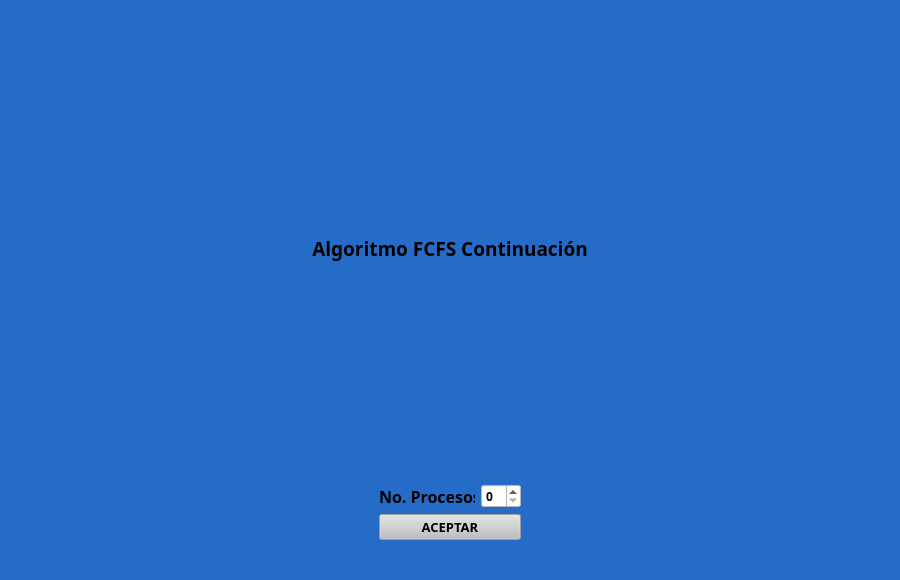
<?xml version="1.0" encoding="UTF-8"?>
<ui version="4.0">
 <class>MainWindow</class>
 <widget class="QMainWindow" name="MainWindow">
  <property name="geometry">
   <rect>
    <x>0</x>
    <y>0</y>
    <width>900</width>
    <height>580</height>
   </rect>
  </property>
  <property name="maximumSize">
   <size>
    <width>900</width>
    <height>580</height>
   </size>
  </property>
  <property name="font">
   <font>
    <family>Ubuntu Light</family>
    <pointsize>12</pointsize>
    <bold>false</bold>
   </font>
  </property>
  <property name="windowTitle">
   <string>MainWindow</string>
  </property>
  <property name="styleSheet">
   <string notr="true">background: rgb(37, 108, 200);</string>
  </property>
  <widget class="QWidget" name="centralwidget">
   <layout class="QGridLayout" name="gridLayout_4">
    <item row="0" column="0">
     <widget class="QStackedWidget" name="stackedWidget">
      <property name="enabled">
       <bool>true</bool>
      </property>
      <property name="currentIndex">
       <number>0</number>
      </property>
      <widget class="QWidget" name="capturaProcesos">
       <property name="font">
        <font>
         <family>Ubuntu Light</family>
         <pointsize>12</pointsize>
        </font>
       </property>
       <layout class="QGridLayout" name="gridLayout_3">
        <item row="0" column="0">
         <widget class="QLabel" name="programName">
          <property name="font">
           <font>
            <family>Tw Cen MT</family>
            <pointsize>14</pointsize>
            <bold>true</bold>
           </font>
          </property>
          <property name="styleSheet">
           <string notr="true">background: rgb(37, 108, 200);</string>
          </property>
          <property name="text">
           <string>Algoritmo FCFS Continuación</string>
          </property>
          <property name="alignment">
           <set>Qt::AlignCenter</set>
          </property>
         </widget>
        </item>
        <item row="1" column="0">
         <layout class="QHBoxLayout" name="horizontalLayout_2">
          <item>
           <layout class="QGridLayout" name="gridLayout">
            <item row="0" column="0">
             <widget class="QLabel" name="processAcountLB">
              <property name="minimumSize">
               <size>
                <width>96</width>
                <height>24</height>
               </size>
              </property>
              <property name="maximumSize">
               <size>
                <width>96</width>
                <height>24</height>
               </size>
              </property>
              <property name="font">
               <font>
                <family>Segoe UI Semibold</family>
                <pointsize>12</pointsize>
                <bold>true</bold>
               </font>
              </property>
              <property name="text">
               <string>No. Procesos:</string>
              </property>
             </widget>
            </item>
            <item row="0" column="1">
             <widget class="QSpinBox" name="processNumberSP">
              <property name="minimumSize">
               <size>
                <width>40</width>
                <height>24</height>
               </size>
              </property>
              <property name="maximumSize">
               <size>
                <width>40</width>
                <height>24</height>
               </size>
              </property>
              <property name="font">
               <font>
                <family>Segoe UI Black</family>
                <bold>true</bold>
               </font>
              </property>
              <property name="styleSheet">
               <string notr="true">background-color: rgb(255, 255, 255);
color: rgb(0, 0, 0);</string>
              </property>
             </widget>
            </item>
            <item row="1" column="0" colspan="2">
             <widget class="QPushButton" name="processAcountPB">
              <property name="enabled">
               <bool>false</bool>
              </property>
              <property name="font">
               <font>
                <family>Segoe UI Black</family>
                <pointsize>10</pointsize>
                <bold>true</bold>
               </font>
              </property>
              <property name="styleSheet">
               <string notr="true">color: rgb(0, 0, 0);
background-color: rgb(191, 191, 191);</string>
              </property>
              <property name="text">
               <string>ACEPTAR</string>
              </property>
             </widget>
            </item>
           </layout>
          </item>
         </layout>
        </item>
       </layout>
      </widget>
      <widget class="QWidget" name="mostrarProcesos">
       <property name="maximumSize">
        <size>
         <width>1270</width>
         <height>720</height>
        </size>
       </property>
       <layout class="QGridLayout" name="gridLayout_8">
        <item row="0" column="0" colspan="2">
         <layout class="QHBoxLayout" name="horizontalLayout_4">
          <item>
           <widget class="QLabel" name="newProcessesLB">
            <property name="maximumSize">
             <size>
              <width>169</width>
              <height>23</height>
             </size>
            </property>
            <property name="font">
             <font>
              <family>Agency FB</family>
              <pointsize>20</pointsize>
              <bold>true</bold>
             </font>
            </property>
            <property name="text">
             <string>NUEVO</string>
            </property>
           </widget>
          </item>
          <item>
           <widget class="QLCDNumber" name="newProcessesLCD">
            <property name="maximumSize">
             <size>
              <width>64</width>
              <height>23</height>
             </size>
            </property>
            <property name="font">
             <font>
              <bold>true</bold>
             </font>
            </property>
           </widget>
          </item>
         </layout>
        </item>
        <item row="1" column="0" rowspan="2" colspan="2">
         <widget class="QGroupBox" name="readyProcessGB">
          <property name="maximumSize">
           <size>
            <width>255</width>
            <height>430</height>
           </size>
          </property>
          <property name="font">
           <font>
            <family>Agency FB</family>
            <pointsize>17</pointsize>
            <bold>true</bold>
           </font>
          </property>
          <property name="title">
           <string>Listos</string>
          </property>
          <property name="alignment">
           <set>Qt::AlignCenter</set>
          </property>
          <layout class="QGridLayout" name="gridLayout_5">
           <item row="0" column="0">
            <widget class="QTableWidget" name="readyProcessesTB">
             <property name="styleSheet">
              <string notr="true">background-color: white;
color: black;</string>
             </property>
             <property name="editTriggers">
              <set>QAbstractItemView::NoEditTriggers</set>
             </property>
             <attribute name="horizontalHeaderCascadingSectionResizes">
              <bool>false</bool>
             </attribute>
             <attribute name="horizontalHeaderMinimumSectionSize">
              <number>32</number>
             </attribute>
             <attribute name="horizontalHeaderDefaultSectionSize">
              <number>70</number>
             </attribute>
             <attribute name="horizontalHeaderStretchLastSection">
              <bool>true</bool>
             </attribute>
             <attribute name="verticalHeaderVisible">
              <bool>false</bool>
             </attribute>
             <column>
              <property name="text">
               <string>ID</string>
              </property>
             </column>
             <column>
              <property name="text">
               <string>TME</string>
              </property>
             </column>
             <column>
              <property name="text">
               <string>TT</string>
              </property>
             </column>
            </widget>
           </item>
          </layout>
         </widget>
        </item>
        <item row="1" column="2">
         <widget class="QGroupBox" name="processRuningGB">
          <property name="maximumSize">
           <size>
            <width>255</width>
            <height>221</height>
           </size>
          </property>
          <property name="font">
           <font>
            <family>Agency FB</family>
            <pointsize>17</pointsize>
            <bold>true</bold>
           </font>
          </property>
          <property name="title">
           <string>Proceso en ejecución</string>
          </property>
          <property name="alignment">
           <set>Qt::AlignCenter</set>
          </property>
          <layout class="QGridLayout" name="gridLayout_6">
           <item row="0" column="0">
            <widget class="QTableWidget" name="processRuningTB">
             <property name="styleSheet">
              <string notr="true">background-color: white;
color: black;
</string>
             </property>
             <property name="editTriggers">
              <set>QAbstractItemView::NoEditTriggers</set>
             </property>
             <attribute name="horizontalHeaderVisible">
              <bool>false</bool>
             </attribute>
             <attribute name="horizontalHeaderCascadingSectionResizes">
              <bool>false</bool>
             </attribute>
             <attribute name="horizontalHeaderStretchLastSection">
              <bool>true</bool>
             </attribute>
             <attribute name="verticalHeaderCascadingSectionResizes">
              <bool>false</bool>
             </attribute>
             <attribute name="verticalHeaderDefaultSectionSize">
              <number>36</number>
             </attribute>
             <attribute name="verticalHeaderStretchLastSection">
              <bool>false</bool>
             </attribute>
             <row>
              <property name="text">
               <string>ID</string>
              </property>
             </row>
             <row>
              <property name="text">
               <string>OPE</string>
              </property>
             </row>
             <row>
              <property name="text">
               <string>TME</string>
              </property>
             </row>
             <row>
              <property name="text">
               <string>TT</string>
              </property>
             </row>
             <row>
              <property name="text">
               <string>TR</string>
              </property>
             </row>
             <column>
              <property name="text">
               <string>New Column</string>
              </property>
             </column>
            </widget>
           </item>
          </layout>
         </widget>
        </item>
        <item row="1" column="3" rowspan="2">
         <widget class="QGroupBox" name="finishedGB">
          <property name="maximumSize">
           <size>
            <width>430</width>
            <height>16777215</height>
           </size>
          </property>
          <property name="font">
           <font>
            <family>Agency FB</family>
            <pointsize>17</pointsize>
            <bold>true</bold>
           </font>
          </property>
          <property name="title">
           <string>Terminados</string>
          </property>
          <property name="alignment">
           <set>Qt::AlignCenter</set>
          </property>
          <layout class="QGridLayout" name="gridLayout_7">
           <item row="0" column="0">
            <widget class="QTableWidget" name="finishedTB">
             <property name="styleSheet">
              <string notr="true">background-color: white;
color: black;</string>
             </property>
             <property name="editTriggers">
              <set>QAbstractItemView::NoEditTriggers</set>
             </property>
             <attribute name="verticalHeaderVisible">
              <bool>false</bool>
             </attribute>
             <column>
              <property name="text">
               <string>ID</string>
              </property>
             </column>
             <column>
              <property name="text">
               <string>OPERACIÓN</string>
              </property>
             </column>
             <column>
              <property name="text">
               <string>RESULTADO</string>
              </property>
             </column>
            </widget>
           </item>
          </layout>
         </widget>
        </item>
        <item row="2" column="2">
         <widget class="QGroupBox" name="blockGB">
          <property name="minimumSize">
           <size>
            <width>250</width>
            <height>160</height>
           </size>
          </property>
          <property name="maximumSize">
           <size>
            <width>250</width>
            <height>160</height>
           </size>
          </property>
          <property name="font">
           <font>
            <family>Agency FB</family>
            <pointsize>17</pointsize>
            <italic>false</italic>
            <bold>true</bold>
           </font>
          </property>
          <property name="title">
           <string>Bloqueados</string>
          </property>
          <property name="alignment">
           <set>Qt::AlignCenter</set>
          </property>
          <layout class="QGridLayout" name="gridLayout_2">
           <item row="0" column="0">
            <widget class="QTableWidget" name="blockTB">
             <property name="styleSheet">
              <string notr="true">background-color: white;
color: black;</string>
             </property>
             <property name="editTriggers">
              <set>QAbstractItemView::NoEditTriggers</set>
             </property>
             <attribute name="horizontalHeaderStretchLastSection">
              <bool>true</bool>
             </attribute>
             <attribute name="verticalHeaderVisible">
              <bool>false</bool>
             </attribute>
             <column>
              <property name="text">
               <string>ID</string>
              </property>
             </column>
             <column>
              <property name="text">
               <string>TTB</string>
              </property>
             </column>
            </widget>
           </item>
          </layout>
         </widget>
        </item>
        <item row="3" column="0">
         <layout class="QHBoxLayout" name="horizontalLayout_3">
          <item>
           <widget class="QLabel" name="globalCountLB">
            <property name="font">
             <font>
              <family>Agency FB</family>
              <pointsize>20</pointsize>
              <bold>true</bold>
             </font>
            </property>
            <property name="text">
             <string>RELOJ</string>
            </property>
           </widget>
          </item>
          <item>
           <widget class="QLCDNumber" name="globalCountLCD"/>
          </item>
         </layout>
        </item>
        <item row="0" column="2" colspan="2">
         <widget class="QLabel" name="titleLB">
          <property name="font">
           <font>
            <family>Verdana</family>
            <pointsize>15</pointsize>
            <bold>true</bold>
           </font>
          </property>
          <property name="text">
           <string>DIAGRAMA 5 ESTADOS</string>
          </property>
          <property name="alignment">
           <set>Qt::AlignCenter</set>
          </property>
         </widget>
        </item>
        <item row="3" column="2">
         <widget class="QPushButton" name="startRunPB">
          <property name="font">
           <font>
            <family>Agency FB</family>
            <pointsize>18</pointsize>
            <bold>true</bold>
           </font>
          </property>
          <property name="styleSheet">
           <string notr="true">color: black;
background-color: white;</string>
          </property>
          <property name="text">
           <string>Comenzar</string>
          </property>
         </widget>
        </item>
       </layout>
      </widget>
      <widget class="QWidget" name="mostrarTiempos">
       <layout class="QGridLayout" name="gridLayout_10">
        <item row="0" column="0">
         <widget class="QGroupBox" name="timesProcessesGB">
          <property name="font">
           <font>
            <family>Agency FB</family>
            <pointsize>20</pointsize>
            <bold>true</bold>
           </font>
          </property>
          <property name="title">
           <string>TIEMPOS DE LOS PROCESOS</string>
          </property>
          <property name="alignment">
           <set>Qt::AlignCenter</set>
          </property>
          <layout class="QGridLayout" name="gridLayout_9">
           <item row="0" column="0">
            <widget class="QTableWidget" name="timesProcessesTB">
             <property name="font">
              <font>
               <family>Ubuntu</family>
               <pointsize>10</pointsize>
               <bold>true</bold>
              </font>
             </property>
             <property name="focusPolicy">
              <enum>Qt::NoFocus</enum>
             </property>
             <property name="styleSheet">
              <string notr="true">background-color: white;
color: black;
alternate-background-color: #606060;
selection-background-color:#282828;
</string>
             </property>
             <property name="editTriggers">
              <set>QAbstractItemView::NoEditTriggers</set>
             </property>
             <column>
              <property name="text">
               <string>ID</string>
              </property>
             </column>
             <column>
              <property name="text">
               <string>Operacion</string>
              </property>
             </column>
             <column>
              <property name="text">
               <string>Resultado</string>
              </property>
             </column>
             <column>
              <property name="text">
               <string>T. Estimado</string>
              </property>
             </column>
             <column>
              <property name="text">
               <string>T. Llegada</string>
              </property>
             </column>
             <column>
              <property name="text">
               <string>T. Finalizacion</string>
              </property>
             </column>
             <column>
              <property name="text">
               <string>T. Retorno</string>
              </property>
             </column>
             <column>
              <property name="text">
               <string>T. Respuesta</string>
              </property>
             </column>
             <column>
              <property name="text">
               <string>T. Espera</string>
              </property>
             </column>
             <column>
              <property name="text">
               <string>T. Servicio</string>
              </property>
             </column>
             <column>
              <property name="text">
               <string>Estado</string>
              </property>
             </column>
            </widget>
           </item>
          </layout>
         </widget>
        </item>
       </layout>
      </widget>
     </widget>
    </item>
   </layout>
  </widget>
  <widget class="QMenuBar" name="menubar">
   <property name="geometry">
    <rect>
     <x>0</x>
     <y>0</y>
     <width>900</width>
     <height>22</height>
    </rect>
   </property>
  </widget>
  <widget class="QStatusBar" name="statusbar"/>
 </widget>
 <resources/>
 <connections/>
</ui>
